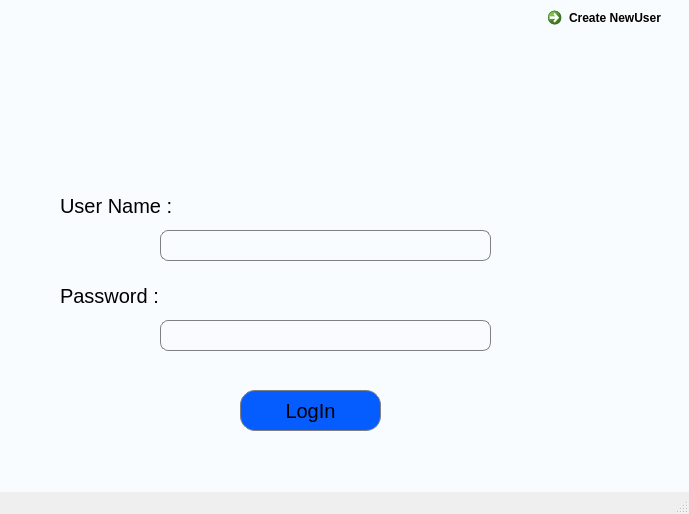
<?xml version="1.0" encoding="UTF-8"?>
<ui version="4.0">
 <class>MainWindow</class>
 <widget class="QMainWindow" name="MainWindow">
  <property name="geometry">
   <rect>
    <x>0</x>
    <y>0</y>
    <width>689</width>
    <height>514</height>
   </rect>
  </property>
  <property name="windowTitle">
   <string>MainWindow</string>
  </property>
  <widget class="QWidget" name="centralwidget">
   <widget class="QStackedWidget" name="userpage">
    <property name="geometry">
     <rect>
      <x>-20</x>
      <y>-20</y>
      <width>751</width>
      <height>581</height>
     </rect>
    </property>
    <property name="font">
     <font>
      <pointsize>10</pointsize>
     </font>
    </property>
    <property name="mouseTracking">
     <bool>false</bool>
    </property>
    <property name="autoFillBackground">
     <bool>false</bool>
    </property>
    <property name="styleSheet">
     <string notr="true">background-color: rgb(248, 252, 255);</string>
    </property>
    <property name="currentIndex">
     <number>1</number>
    </property>
    <widget class="QWidget" name="newuser">
     <widget class="QLabel" name="label_usericon_2">
      <property name="enabled">
       <bool>true</bool>
      </property>
      <property name="geometry">
       <rect>
        <x>300</x>
        <y>40</y>
        <width>101</width>
        <height>101</height>
       </rect>
      </property>
      <property name="font">
       <font>
        <pointsize>20</pointsize>
        <weight>50</weight>
        <italic>false</italic>
        <bold>false</bold>
        <underline>false</underline>
        <strikeout>false</strikeout>
        <kerning>true</kerning>
       </font>
      </property>
      <property name="cursor">
       <cursorShape>ArrowCursor</cursorShape>
      </property>
      <property name="autoFillBackground">
       <bool>false</bool>
      </property>
      <property name="text">
       <string/>
      </property>
      <property name="pixmap">
       <pixmap>icons/user-solid.svg</pixmap>
      </property>
      <property name="scaledContents">
       <bool>true</bool>
      </property>
     </widget>
     <widget class="QLineEdit" name="newusername_field">
      <property name="geometry">
       <rect>
        <x>180</x>
        <y>230</y>
        <width>331</width>
        <height>31</height>
       </rect>
      </property>
      <property name="font">
       <font>
        <pointsize>10</pointsize>
       </font>
      </property>
      <property name="styleSheet">
       <string notr="true">border-radius:8px;
border: 1px solid gray;</string>
      </property>
      <property name="text">
       <string/>
      </property>
     </widget>
     <widget class="QLabel" name="label_newusername">
      <property name="geometry">
       <rect>
        <x>80</x>
        <y>190</y>
        <width>121</width>
        <height>31</height>
       </rect>
      </property>
      <property name="font">
       <font>
        <pointsize>15</pointsize>
       </font>
      </property>
      <property name="text">
       <string>User Name :</string>
      </property>
     </widget>
     <widget class="QLabel" name="label_newpassword">
      <property name="geometry">
       <rect>
        <x>80</x>
        <y>280</y>
        <width>111</width>
        <height>31</height>
       </rect>
      </property>
      <property name="font">
       <font>
        <pointsize>15</pointsize>
       </font>
      </property>
      <property name="text">
       <string>Password :</string>
      </property>
      <property name="scaledContents">
       <bool>false</bool>
      </property>
      <property name="wordWrap">
       <bool>false</bool>
      </property>
     </widget>
     <widget class="QLineEdit" name="newpassword_field">
      <property name="geometry">
       <rect>
        <x>180</x>
        <y>320</y>
        <width>331</width>
        <height>31</height>
       </rect>
      </property>
      <property name="font">
       <font>
        <pointsize>10</pointsize>
       </font>
      </property>
      <property name="styleSheet">
       <string notr="true">border-radius:8px;
border: 1px solid gray;</string>
      </property>
      <property name="text">
       <string/>
      </property>
     </widget>
     <widget class="QLabel" name="label_confirmpassword">
      <property name="geometry">
       <rect>
        <x>80</x>
        <y>370</y>
        <width>171</width>
        <height>31</height>
       </rect>
      </property>
      <property name="font">
       <font>
        <pointsize>15</pointsize>
       </font>
      </property>
      <property name="text">
       <string>ConfirmPassword :</string>
      </property>
      <property name="scaledContents">
       <bool>false</bool>
      </property>
      <property name="wordWrap">
       <bool>false</bool>
      </property>
     </widget>
     <widget class="QLineEdit" name="confirmpassword_field">
      <property name="geometry">
       <rect>
        <x>180</x>
        <y>410</y>
        <width>331</width>
        <height>31</height>
       </rect>
      </property>
      <property name="font">
       <font>
        <pointsize>10</pointsize>
       </font>
      </property>
      <property name="styleSheet">
       <string notr="true">border-radius:8px;
border: 1px solid gray;</string>
      </property>
      <property name="text">
       <string/>
      </property>
     </widget>
     <widget class="QPushButton" name="button_createuser">
      <property name="geometry">
       <rect>
        <x>230</x>
        <y>480</y>
        <width>201</width>
        <height>51</height>
       </rect>
      </property>
      <property name="font">
       <font>
        <pointsize>15</pointsize>
       </font>
      </property>
      <property name="toolTip">
       <string/>
      </property>
      <property name="styleSheet">
       <string notr="true">border-radius:15px;
border: 1px solid gray;
background-color: rgb(5, 93, 255)</string>
      </property>
      <property name="text">
       <string>Create</string>
      </property>
     </widget>
    </widget>
    <widget class="QWidget" name="login">
     <widget class="QLabel" name="label_usericon">
      <property name="enabled">
       <bool>true</bool>
      </property>
      <property name="geometry">
       <rect>
        <x>300</x>
        <y>40</y>
        <width>101</width>
        <height>101</height>
       </rect>
      </property>
      <property name="font">
       <font>
        <pointsize>20</pointsize>
        <weight>50</weight>
        <italic>false</italic>
        <bold>false</bold>
        <underline>false</underline>
        <strikeout>false</strikeout>
        <kerning>true</kerning>
       </font>
      </property>
      <property name="cursor">
       <cursorShape>ArrowCursor</cursorShape>
      </property>
      <property name="autoFillBackground">
       <bool>false</bool>
      </property>
      <property name="text">
       <string/>
      </property>
      <property name="pixmap">
       <pixmap>icons/user-solid.svg</pixmap>
      </property>
      <property name="scaledContents">
       <bool>true</bool>
      </property>
     </widget>
     <widget class="QLabel" name="label_username">
      <property name="geometry">
       <rect>
        <x>80</x>
        <y>210</y>
        <width>121</width>
        <height>31</height>
       </rect>
      </property>
      <property name="font">
       <font>
        <pointsize>15</pointsize>
       </font>
      </property>
      <property name="text">
       <string>User Name :</string>
      </property>
     </widget>
     <widget class="QLineEdit" name="username_field">
      <property name="geometry">
       <rect>
        <x>180</x>
        <y>250</y>
        <width>331</width>
        <height>31</height>
       </rect>
      </property>
      <property name="font">
       <font>
        <pointsize>10</pointsize>
       </font>
      </property>
      <property name="styleSheet">
       <string notr="true">border-radius:8px;
border: 1px solid gray;</string>
      </property>
      <property name="text">
       <string/>
      </property>
     </widget>
     <widget class="QLabel" name="label_password">
      <property name="geometry">
       <rect>
        <x>80</x>
        <y>300</y>
        <width>111</width>
        <height>31</height>
       </rect>
      </property>
      <property name="font">
       <font>
        <pointsize>15</pointsize>
       </font>
      </property>
      <property name="text">
       <string>Password :</string>
      </property>
      <property name="scaledContents">
       <bool>false</bool>
      </property>
      <property name="wordWrap">
       <bool>false</bool>
      </property>
     </widget>
     <widget class="QLineEdit" name="password_field">
      <property name="geometry">
       <rect>
        <x>180</x>
        <y>340</y>
        <width>331</width>
        <height>31</height>
       </rect>
      </property>
      <property name="font">
       <font>
        <pointsize>10</pointsize>
       </font>
      </property>
      <property name="styleSheet">
       <string notr="true">border-radius:8px;
border: 1px solid gray;</string>
      </property>
      <property name="text">
       <string/>
      </property>
     </widget>
     <widget class="QPushButton" name="button_login">
      <property name="geometry">
       <rect>
        <x>260</x>
        <y>410</y>
        <width>141</width>
        <height>41</height>
       </rect>
      </property>
      <property name="font">
       <font>
        <pointsize>15</pointsize>
       </font>
      </property>
      <property name="toolTip">
       <string/>
      </property>
      <property name="styleSheet">
       <string notr="true">border-radius:15px;
border: 1px solid gray;
background-color: rgb(5, 93, 255)</string>
      </property>
      <property name="text">
       <string>LogIn</string>
      </property>
     </widget>
     <widget class="QCommandLinkButton" name="button_newuser">
      <property name="geometry">
       <rect>
        <x>560</x>
        <y>20</y>
        <width>185</width>
        <height>41</height>
       </rect>
      </property>
      <property name="styleSheet">
       <string notr="true">border:0</string>
      </property>
      <property name="text">
       <string>Create NewUser</string>
      </property>
     </widget>
    </widget>
   </widget>
  </widget>
  <widget class="QMenuBar" name="menubar">
   <property name="geometry">
    <rect>
     <x>0</x>
     <y>0</y>
     <width>689</width>
     <height>21</height>
    </rect>
   </property>
  </widget>
  <widget class="QStatusBar" name="statusbar"/>
  <action name="actionNew">
   <property name="enabled">
    <bool>false</bool>
   </property>
   <property name="text">
    <string>New</string>
   </property>
  </action>
  <action name="actionSave">
   <property name="enabled">
    <bool>false</bool>
   </property>
   <property name="text">
    <string>Save</string>
   </property>
  </action>
  <action name="actionSave_As">
   <property name="enabled">
    <bool>false</bool>
   </property>
   <property name="text">
    <string>Save As</string>
   </property>
  </action>
  <action name="actionPrint">
   <property name="enabled">
    <bool>false</bool>
   </property>
   <property name="text">
    <string>Print</string>
   </property>
  </action>
  <action name="actionExit_2">
   <property name="text">
    <string>Exit</string>
   </property>
  </action>
  <action name="actionUndo">
   <property name="text">
    <string>Undo</string>
   </property>
  </action>
  <action name="actionRedo">
   <property name="text">
    <string>Redo</string>
   </property>
  </action>
  <action name="actionCut">
   <property name="text">
    <string>Cut</string>
   </property>
  </action>
  <action name="actionCopy">
   <property name="text">
    <string>Copy</string>
   </property>
  </action>
  <action name="actionPaste">
   <property name="text">
    <string>Paste</string>
   </property>
  </action>
  <action name="actionDelete">
   <property name="text">
    <string>Delete</string>
   </property>
  </action>
 </widget>
 <resources/>
 <connections/>
</ui>
